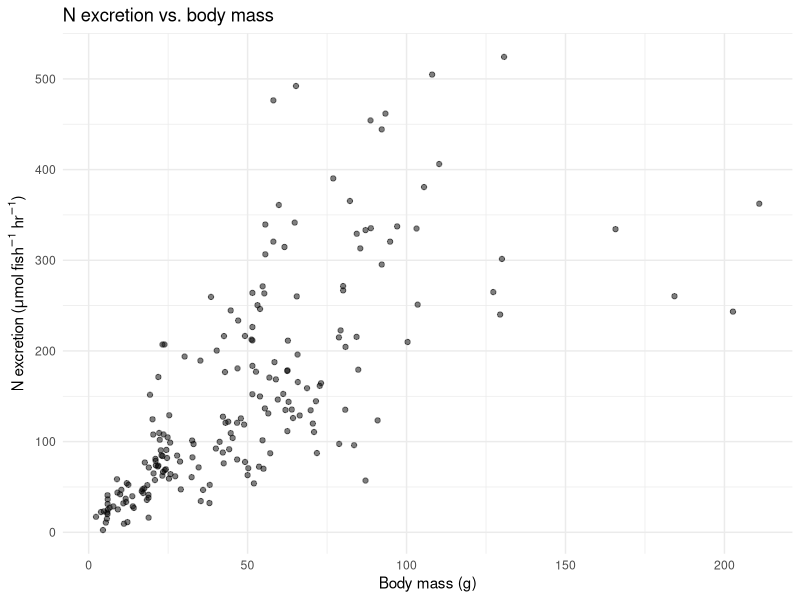
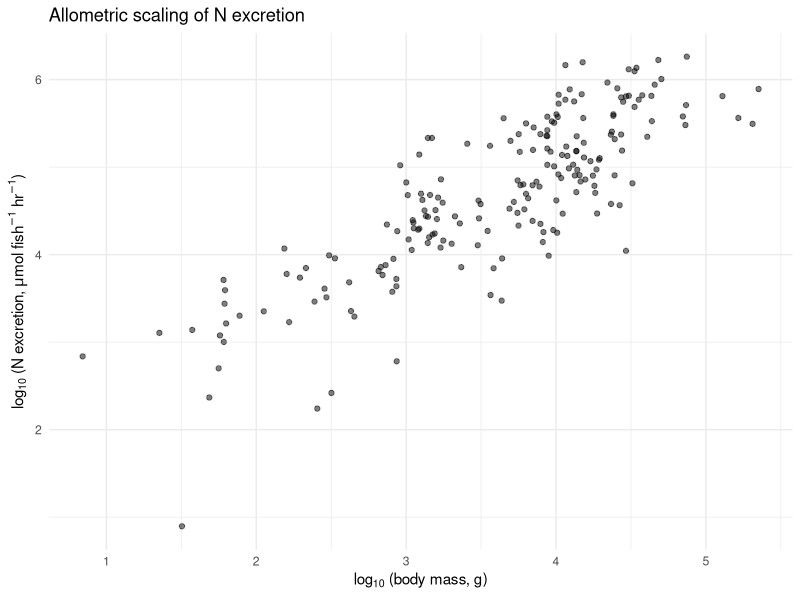
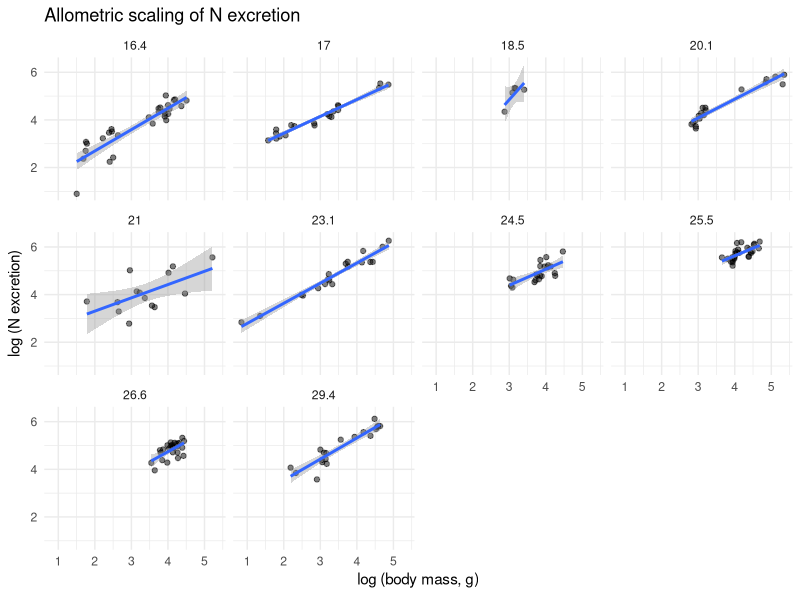
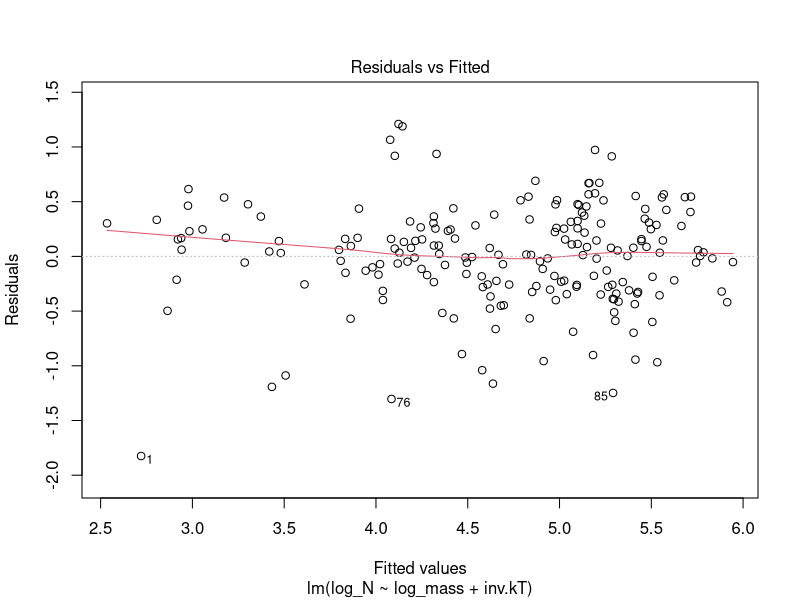
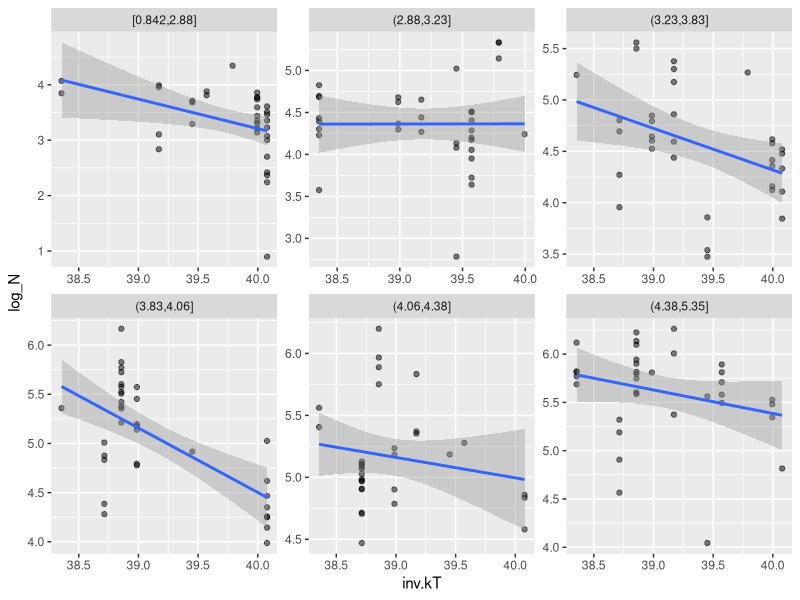

The R source for these figures, in order:
# Metabolic Ecology: How do body size and temperature affect nutrient cycling? ----
# Source: 15-metabolic-ecology_v_2.qmd
# All R code chunks extracted in order of appearance.

# Metabolic Ecology: How do body size and temperature affect nutrient cycling? ----

## setup ----
#| label: setup
#| include: false
library(tidyverse)
library(broom)

## Acknowledgement ----

## Goals ----

## Preparatory steps ----

## Background ----

### The Metabolic Theory of Ecology: Why body size and temperature matter ----

### Allometry: how rates scale with body size ----

## Follow the Logic: Why log-transform? ----

### Temperature dependence and the Arrhenius Equation ----

### Nutrient excretion by fish ----

## Using logarithms ----

## Hypotheses, our data, and predictions ----

### Predictions ----

## Getting R ready for work ----

### code-chunk-2 ----
#| eval: false
install.packages("broom")

### code-chunk-3 ----
#| eval: false
library(tidyverse)
library(broom)

### code-chunk-4 ----
# Note we skip the first 8 lines because they are 'metadata',
# which is 'data about data` or information about the variables.

fish <- read.csv("data/fish_nutrient_excretion.csv", skip=8)
glimpse(fish)

### code-chunk-5 ----
summary(fish)

## Exploring the data ----

### code-chunk-6 ----
boltzmann_k <- 8.617333262e-5

### code-chunk-7 ----
## Add log-transformed columns to the data
fish <- fish %>% #start with our fish data set, and
  mutate(log_mass = log(mass_g), # create ln(mass)
         log_N = log(N_u.h), # ln(N excretion)
         log_P = log(P_u.h), # ln(P excretion)
         temp_K = 273.15 + temp_C, # degrees Kelvin
         inv.kT = 1/(boltzmann_k * temp_K) # inverse scaled Kelvin
  )
         

### Raw-scale plots ----

#### fig-raw-N ----
#| label: fig-raw-N
#| fig-cap: "Nitrogen excretion rate vs. body mass on arithmetic (raw) axes."
ggplot(fish, aes(x = mass_g, y = N_u.h)) +
  geom_point(alpha = 0.5) +
  labs(x = "Body mass (g)",
       y = expression(paste("N excretion (", mu, "mol ", fish^{-1}, " ", hr^{-1}, ")")),
       title = "N excretion vs. body mass") +
  theme_minimal()

### Log-transformed plots ----

#### fig-log-N ----
#| label: fig-log-N
#| fig-cap: "Log nitrogen excretion rate vs. log body mass. If the allometric model holds, this should be approximately linear."
ggplot(fish, aes(x = log(mass_g), y = log(N_u.h))) +
  geom_point(alpha = 0.5) +
  labs(x = expression(log[10]~"(body mass, g)"),
       y = expression(log[10]~"(N excretion, " * mu * "mol " * fish^{-1} * " " * hr^{-1} * ")"),
       title = "Allometric scaling of N excretion") +
  theme_minimal()

#### fig-regression-N1 ----
#| label: fig-regression-N1
#| fig-cap: "Linear regression of log N excretion on log body mass, for each temperature."
ggplot(fish, aes(x = log_mass, y = log_N)) +
  geom_point(alpha = 0.5) +
  geom_smooth(method = "lm", se = TRUE) +
  facet_wrap(~temp_C) + 
  labs(x = expression(log~"(body mass, g)"),
       y = expression(log~"(N excretion)"),
       title = "Allometric scaling of N excretion") +
  theme_minimal()

### Allometric and temperature scaling of excretion rates ----

#### Mulltiple linear regression ----

##### code-chunk-11 ----
## Fit the regression
m_N_all <- lm(log_N ~ log_mass + inv.kT, data = fish)

##### code-chunk-12 ----
plot(m_N_all, which=1)

#### Evaluating the predictions ----

##### code-chunk-13 ----
## View the results
# ignore the intercept
confint(m_N_all)

#### **Do the same** for P excretion. ----

##### code-chunk-14 ----
#| echo: false
#| eval: false
fish <- fish %>%
  mutate(
    log_mass_groups = cut_number(log_mass, 6)
  )
ggplot(fish, aes(x = inv.kT, y = log_N)) +
  geom_point(alpha = 0.5) +
  geom_smooth(method = "lm", se = TRUE) +
  facet_wrap(~log_mass_groups, scales="free")
  labs(x = expression(log[10]~"(body mass, g)"),
       y = expression(log[10]~"(N excretion)"),
       title = "Allometric scaling of N excretion") +
  theme_minimal()

### Thinking bigger: ecosystem consequences ----

#### code-chunk-15 ----
#| eval: false
#| echo: false
cf <- coef(m_N_all)

# Temperature
degC <- c(14, 16, 18, 20)
inv.kT2 <- 1/(boltzmann_k *(273.15+degC))
logM <- log(46)
d <- data.frame(inv.kT=inv.kT2, log_mass=logM)

p <- predict(m_N_all, newdata=d)
p[-1] / p[-4] - 1

## body mass
degC <- c(20)
inv.kT2 <- 1/(boltzmann_k *(273.15+degC))
quantile(fish$mass_g)
logM <- log(c(25, 35, 45, 55, 65))
d <- data.frame(inv.kT=inv.kT2, log_mass=logM)

p <- predict(m_N_all, newdata=d)
p
p[-1] / p[-5] - 1



## Deliverables ----
